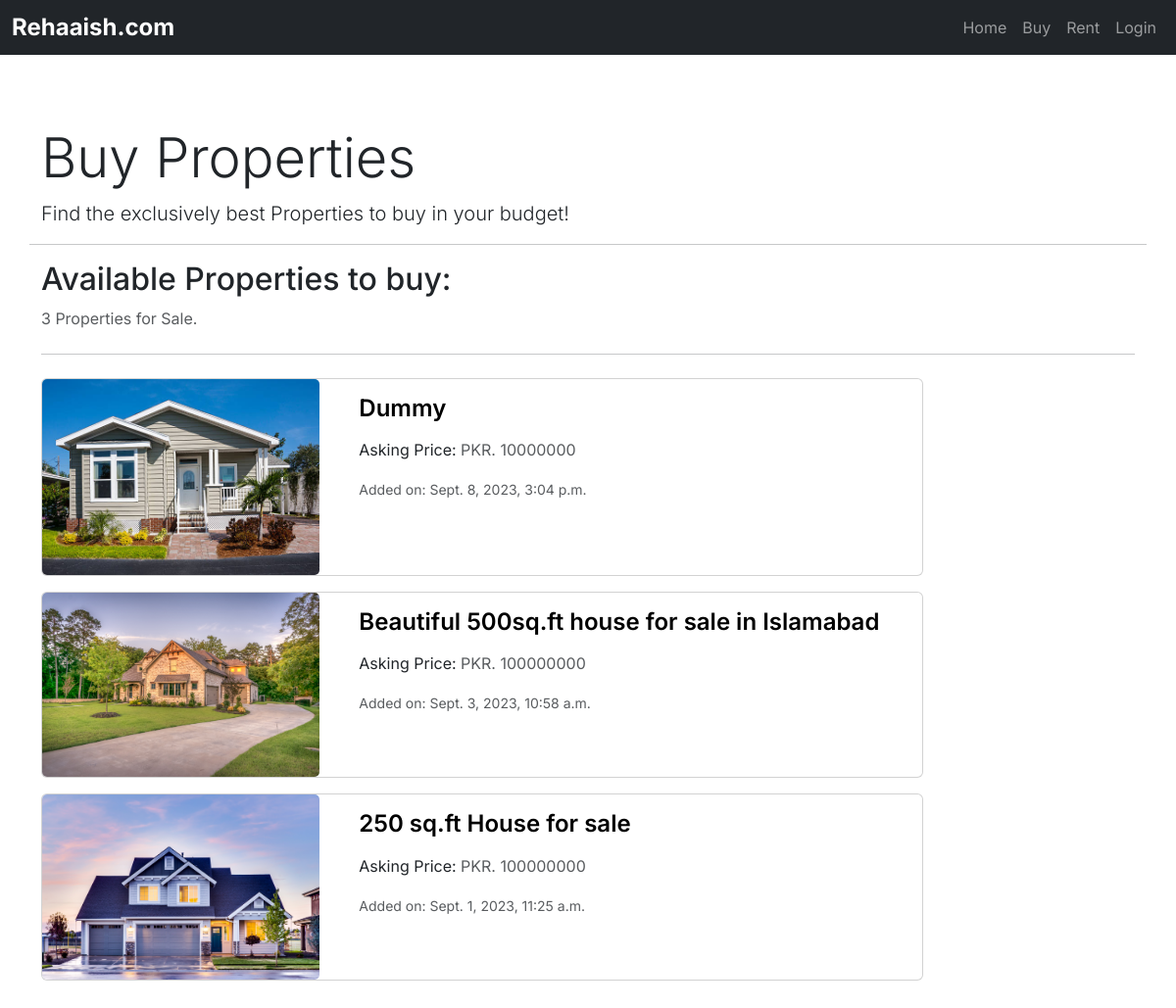
/buy/, run on the app's committed database.
### market/models.py (models this page shows, shortened)
class Property(models.Model):
    UNIT_CHOICES = [
        ("Square feet", "sq.ft"),
        ("Square meters", "sq.m"),
        ("Marla", "marla"),
        ("Kanal", "kanal"),
    ]
    SALE_CHOICES = [
        ("Sell", "Sell"),
        ("Rent", "Rent"),
    ]
    PROVINCE_CHOICES = [
        ("Sindh", "Sindh"),
        ("Punjab", "Punjab"),
        ("Balochistan", "Balochistan"),
        ("KPK", "KPK"),
    ]
    title = models.CharField(max_length=300, blank=True, null=True)
    owner = models.ForeignKey(
        settings.AUTH_USER_MODEL, on_delete=models.CASCADE, blank=True, null=True)
    type = models.ForeignKey(
        PropertyType, on_delete=models.CASCADE, related_name="property", blank=True, null=True)
    sale_type = models.CharField(
        max_length=10, choices=SALE_CHOICES, blank=True, null=True)
    address = models.CharField(max_length=500, blank=True, null=True)
    price = models.IntegerField(blank=True, null=True)
    size = models.IntegerField(blank=True, null=True)
    size_unit = models.CharField(
        choices=UNIT_CHOICES, blank=True, null=True, max_length=100)
    description = models.TextField(blank=True, null=True)
    province = models.CharField(
        choices=PROVINCE_CHOICES, max_length=40, null=True, blank=True)
    city = models.ForeignKey(
        City, on_delete=models.CASCADE, related_name="property_city", null=True, blank=True)
    area = models.ForeignKey(
        Area, on_delete=models.CASCADE, related_name="area", null=True, blank=True)
    added_at = models.DateTimeField(
        default=timezone.now, blank=True, null=True)

class PropertyImage(models.Model):
    property = models.ForeignKey(
        Property, on_delete=models.CASCADE, related_name="property_pics")
    file = models.FileField(blank=True, upload_to=property_pic_path, verbose_name="Files",
                            validators=[validate_file_size], help_text="Allowed size is 50MB", null=True)

### market/views.py (the view)
# urls.py: path('buy/', BuyView, name="buy"),
def BuyView(request):
    listings = Property.objects.filter(sale_type="Sell").order_by("-added_at")
    quantity = listings.count()
    property_noun = "Property"
    if (quantity > 1):
        property_noun = "Properties"
    return render(request, 'market/buy.html', {'listings': listings, 'property_noun': property_noun, 'quantity': quantity})

### market/templates/market/buy.html (shortened to what this page needs)
{% extends 'market/base.html' %}
{% block content %}
<section class="container mt-5">
  <div class="row">
    <div class="col-md-8">
      <h1 class="display-4">Buy Properties</h1>
      <p class="lead">Find the exclusively best Properties to buy in your budget!</p>
    </div>
    <hr>
    <div>
      <h2 class="mb-2">Available Properties to buy:</h2>
      <p class="text-muted mb-4">{{ quantity }} {{property_noun}} for Sale.</p>
      <hr class="mb-4">
      {% if listings %}
        <div>
            {% for i in listings %}
                <div class="card mb-3" style="max-width: 900px;">
                <div class="row no-gutters">
                    <div class="col-md-4">
                    <img src="{% if i.property_pics.first.file %}{{ i.property_pics.first.file.url }}{% else %}https://static.vecteezy.com/system/resources/previews/014/554/760/original/man-profile-negative-photo-anonymous-silhouette-human-head-businessman-worker-support-illustration-vector.jpg{% endif %}"  class="card-img img-fluid" style="object-fit: cover; height: 100%; max-height: 200px;" alt="">
                    </div>
                    <div class="col-md-8">
                    <div class="card-body">
                        <a href="{% url 'market:listing_data' i.id %}" class="listing-title">
                          <h4 class="card-title">{{ i.title }}</h4>
                        </a>
                        <p class="card-text">Asking Price: <span class="text-muted">PKR. {{ i.price }}</span></p>
                        <div ><small class="text-muted">Added on: {{ i.added_at }}</small></div>
                    </div>
                    </div>
                </div>
                </div>
            {% endfor %}
        </div>
      {% endif %}
    </div>
  </div>
</section>
{% endblock %}

### static/css/base.css (style rules this page uses)
body { font-family: 'Inter', sans-serif; }
.listing-title { text-decoration: none; }
.listing-title h4, .listing-title h5 { font-weight: 600; color: black; transition: all 0.3s; }

### data on the page
Property: id.file (picture), title "Dummy", price "10000000", added_at "Sept. 8, 2023, 3:04 p.m."
Property: id.file (picture), title "Beautiful 500sq.ft house for sale in Islamabad", price "100000000", added_at "Sept. 3, 2023, 10:58 a.m."
Property: id.file (picture), title "250 sq.ft House for sale", price "100000000", added_at "Sept. 1, 2023, 11:25 a.m."

### other printed values
{{ quantity }} "3"
{{ property_noun }} "Properties"
